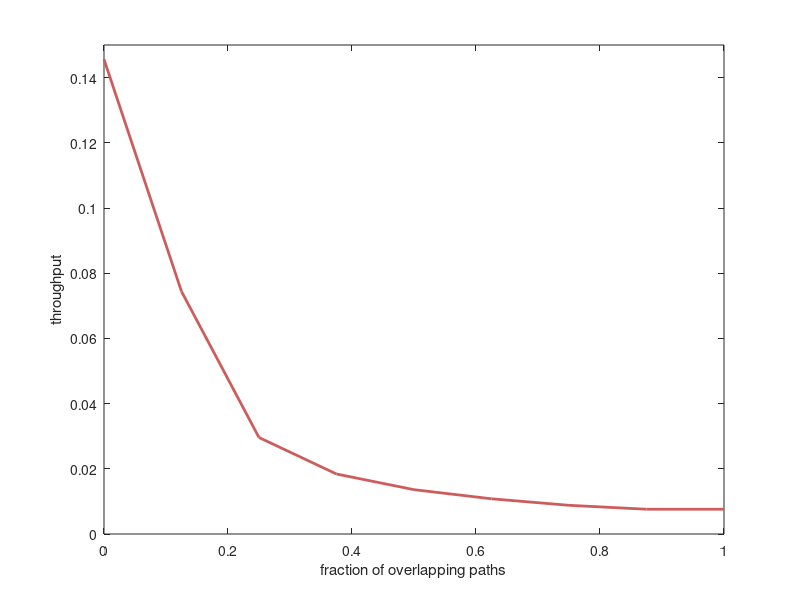
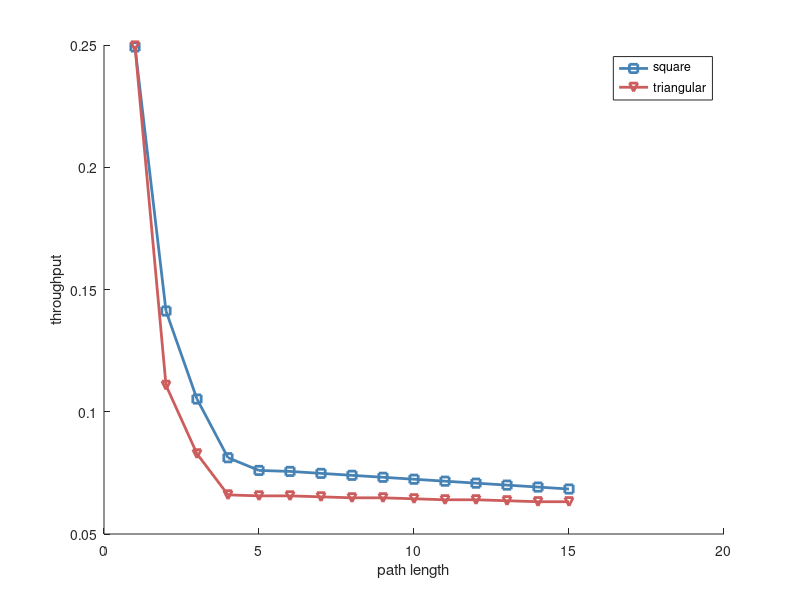
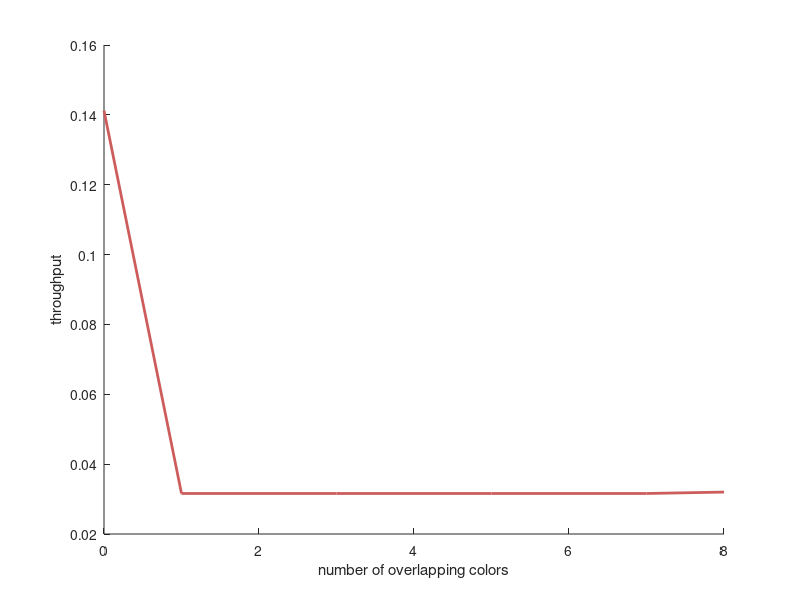

MATLAB code to generate these figures, in order:
tp = [0.1456	0.0744	0.0296	0.0184	0.0136	0.0108	0.0088	0.0076	0.0076]';

path_length = 8;
pc = [0:path_length]/path_length;

plot(pc, tp, 'Color', [205 92 92]/255, 'LineWidth', 2);
xlabel('fraction of overlapping paths');
ylabel('throughput');
ylim([0 0.15]);


figure;
hold on;
path_length = [1	2	3	4	5	6	7	8	9	10	11	12	13	14	15];
tp_square = [0.2492	0.1412	0.1052	0.0812	0.076	0.0756	0.0748	0.074	0.0732	0.0724	0.0716	0.0708	0.07	0.0692	0.0684];
tp_eqtri = [0.2496	0.1108	0.0828	0.066	0.0656	0.0656	0.0652	0.0648	0.0648	0.0644	0.064	0.064	0.0636	0.0632	0.0632];

plot(path_length, tp_square, '-s', 'Color', [70 130 180]/255, 'LineWidth', 2);
plot(path_length, tp_eqtri, '-v', 'Color', [205 92 92]/255, 'LineWidth', 2);
xlabel('path length');
ylabel('throughput');
legend('square','triangular');
%ylim([0 0.15]);


figure;
hold on;
color_overlap = [0:8];

tp_color = [0.1412	0.0316	0.0316	0.0316	0.0316	0.0316	0.0316	0.0316	0.032];
plot(color_overlap, tp_color, 'Color', [205 92 92]/255, 'LineWidth', 2);
xlabel('number of overlapping colors');
ylabel('throughput');
%ylim([0 0.15]);